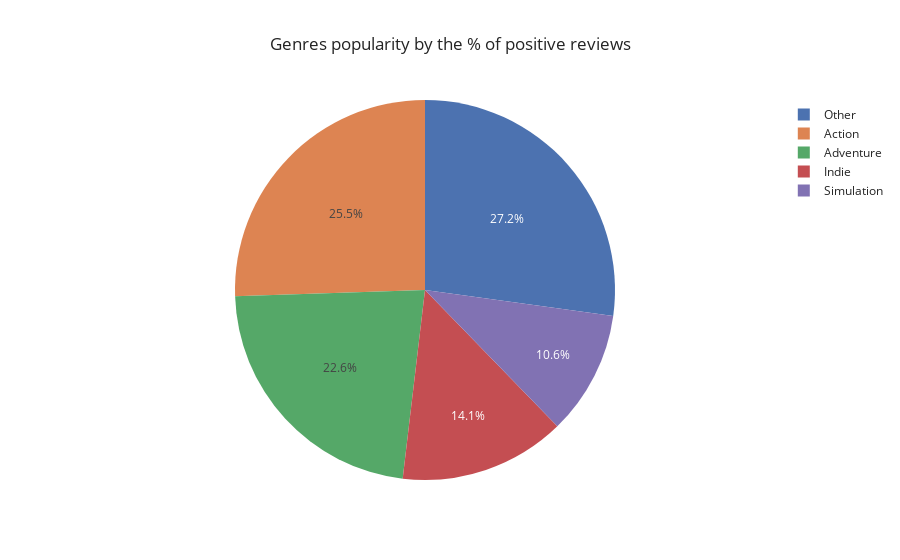

The cell this chart's notebook holds for it:
### Code cell
fig = px.pie(df_genres, values='procent_positive', names='genre_descript_2', title='Genres popularity by the % of positive reviews', template = 'seaborn')
fig.show()

### Figure 1 — Plotly figure (JSON) as saved in the notebook; plotly's stock layout.template omitted (floating-point values rounded to 4 significant figures)
{"data": [{"domain": {"x": [0, 1], "y": [0, 1]}, "hovertemplate": "genre_descript_2=%{label}<br>procent_positive=%{value}<extra></extra>", "labels": ["Adventure", "Indie", "Adventure", "Action", "Other", "Action", "Other", "Indie", "Other", "Other", "Indie", "Adventure", "Simulation", "Action", "Other", "Action", "Indie", "Adventure", "Simulation", "Action", "Adventure", "Other", "Other", "Action", "Other", "Adventure", "Action", "Indie", "Other", "Action", "Simulation", "Action", "Adventure", "Indie", "Adventure", "Simulation", "Action", "Other", "Indie", "Action", "Indie", "Simulation", "Other", "Indie", "Simulation", "Action", "Other", "Adventure", "Other", "Action", "Adventure", "Action", "Other", "Action", "Adventure", "Other", "Action", "Indie", "Adventure", "Action", "Other", "Other", "Indie", "Adventure", "Simulation", "Action", "Adventure", "Adventure", "Other", "Other", "Action", "Other", "Action", "Other", "Other", "Adventure", "Simulation", "Adventure", "Indie", "Adventure", "Action", "Indie", "Adventure", "Action", "Other", "Other", "Other", "Other", "Simulation", "Action", "Other", "Indie", "Simulation", "Other", "Action", "Adventure", "Action", "Adventure", "Action", "Adventure"], "legendgroup": "", "name": "", "showlegend": true, "type": "pie", "values": [0.932, 0.977, 0.977, 0.7466, 0.7466, 0.7736, 0.7736, 0.7736, 0.7545, 0.7545, 0.7545, 0.7545, 0.7545, 0.9257, 0.9257, 0.9791, 0.9791, 0.9791, 0.9791, 0.5063, 0.5063, 0.5063, 0.5063, 0.9588, 0.9588, 0.9588, 0.5792, 0.5792, 0.5792, 0.7426, 0.9246, 0.816, 0.816, 0.971, 0.971, 0.971, 0.8634, 0.8634, 0.8634, 0.9702, 0.9702, 0.9702, 0.9702, 0.6836, 0.6836, 0.8526, 0.8526, 0.8526, 0.8526, 0.9102, 0.9102, 0.8221, 0.8221, 0.7956, 0.7956, 0.7311, 0.7155, 0.7155, 0.7155, 0.9046, 0.9046, 0.9526, 0.9526, 0.9526, 0.9526, 0.906, 0.906, 0.9419, 0.7805, 0.9529, 0.618, 0.618, 0.8982, 0.8982, 0.8982, 0.8982, 0.8982, 0.8048, 0.9387, 0.9387, 0.9762, 0.9762, 0.9762, 0.8766, 0.8766, 0.979, 0.9366, 0.9366, 0.9366, 0.9536, 0.9536, 0.9536, 0.9536, 0.9536, 0.9083, 0.9083, 0.9133, 0.9133, 0.9111, 0.9111]}], "layout": {"legend": {"tracegroupgap": 0}, "title": {"text": "Genres popularity by the % of positive reviews"}}}
